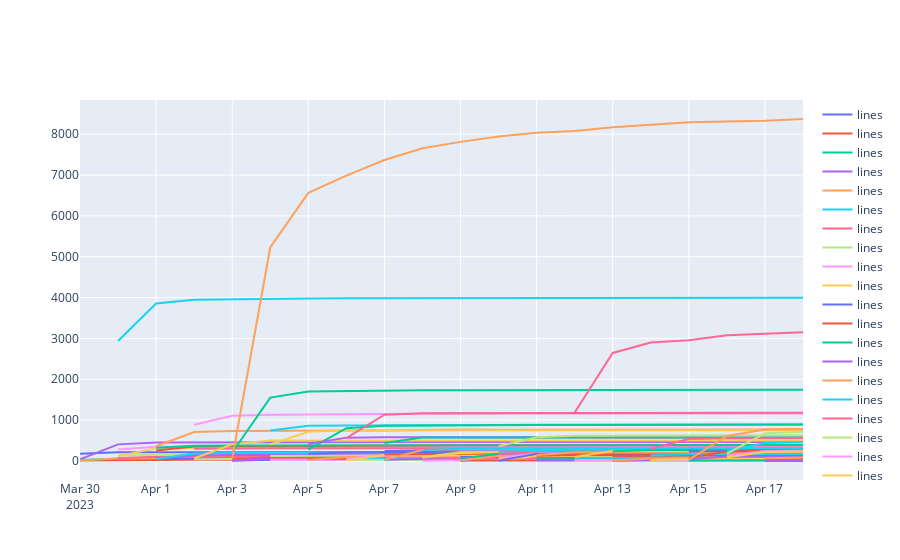

The code cell stored with this chart in its notebook:
### Code cell
temp = list(df2[['tid', 'scrapDate', 'viewCount', 'likeCount', 'retweetCount',]].groupby(['tid']))

fig = go.Figure()
for gp in temp[:]:
    # print(gp[0])

    tid = gp[0]
    # viewCount_list = list(gp[1]['viewCount'])
    # likeCount_list = list(gp[1]['likeCount'])
    retweetCount_list = list(gp[1]['retweetCount'])
    # viewCount_rate = np.diff(viewCount_list) / viewCount_list[:-1] * 100
    # likeCount_rate = np.diff(likeCount_list) / likeCount_list[:-1] * 100
    # retweetCount_rate = np.diff(retweetCount_list) / retweetCount_list[:-1] * 100
    scrapDate_list = list(gp[1]['scrapDate'])

    fig.add_trace(go.Scatter(x=scrapDate_list, y=retweetCount_list,
                    mode='lines',
                    name='lines'))
    # fig.add_trace(go.Scatter(x=scrapDate_list, y=likeCount_rate,
    #                 mode='lines',
    #                 name='lines'))
    # fig.add_trace(go.Scatter(x=scrapDate_list, y=retweetCount_rate,
    #                 mode='lines',
    #                 name='lines'))
    

fig.show()
